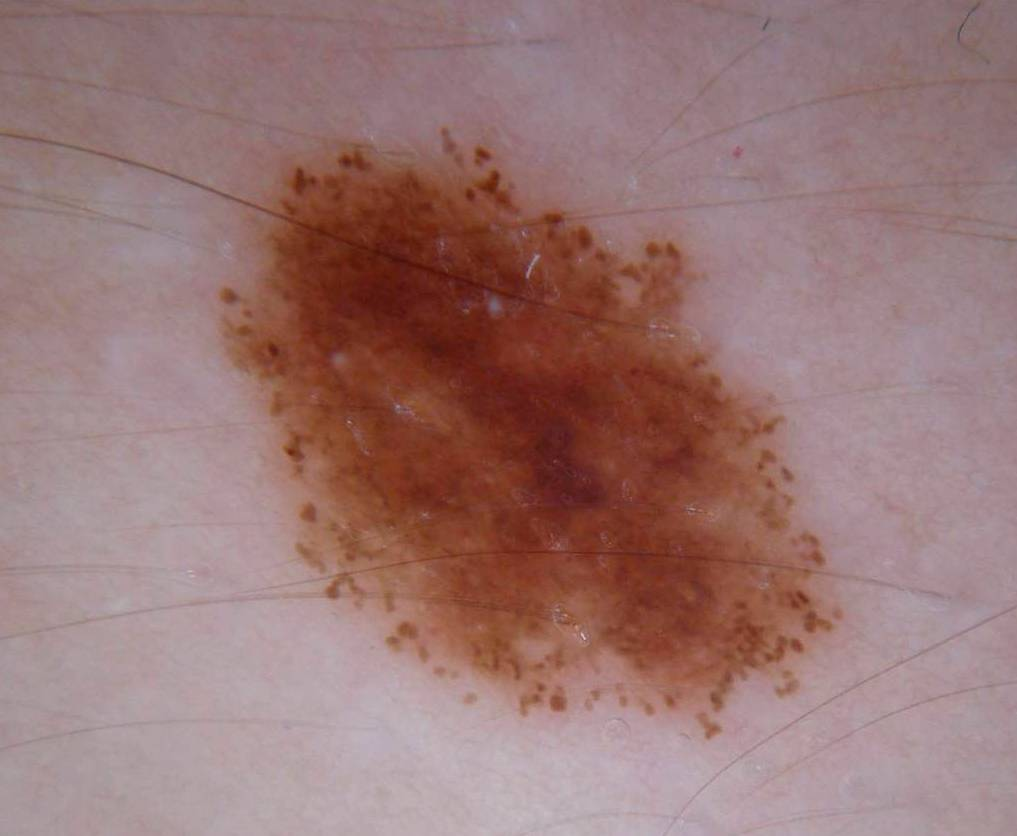
#> input picture ISM/img.jpg, 1017 x 836 px
$ python blackhaat_filtering.py
#> lines starting #> are read from the running program, lines starting #| are printed output that depends on the picture; after the words box and inside, x2 and y2 are one past the last pixel; in counts of white or black regions, pixels touching at a corner belong together

import cv2
import numpy as np


image = cv2.imread("img.jpg")
#> image is the input picture: shape (836, 1017, 3); mean B, G, R 117.2, 118.9, 153.9
image_resize = cv2.resize(image,(1024,1024))
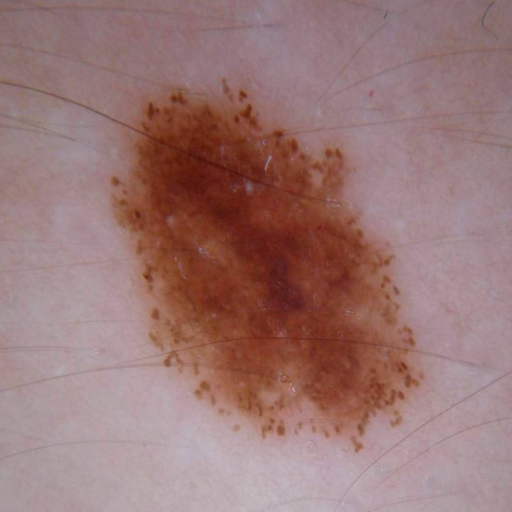
#> image_resize: shape (1024, 1024, 3) (shown at 1/2 size); mean B, G, R 117.1, 118.8, 153.8

grayScale = cv2.cvtColor(image_resize, cv2.COLOR_RGB2GRAY)
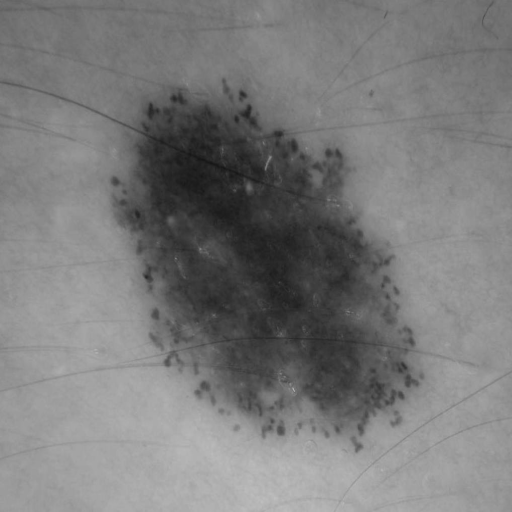
#> grayScale: shape (1024, 1024) (shown at 1/2 size); min 20, max 192, mean 122.3

kernel = cv2.getStructuringElement(1,(17,17))
blackhat = cv2.morphologyEx(grayScale, cv2.MORPH_BLACKHAT, kernel)
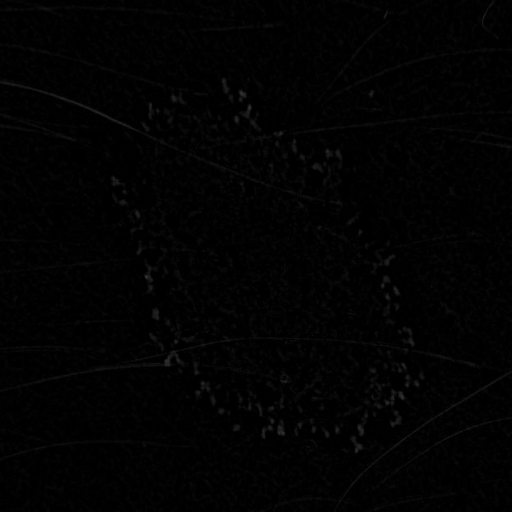
#> blackhat: shape (1024, 1024) (shown at 1/2 size); min 0, max 54, mean 2

ret,threshold = cv2.threshold(blackhat,10,255,cv2.THRESH_BINARY)
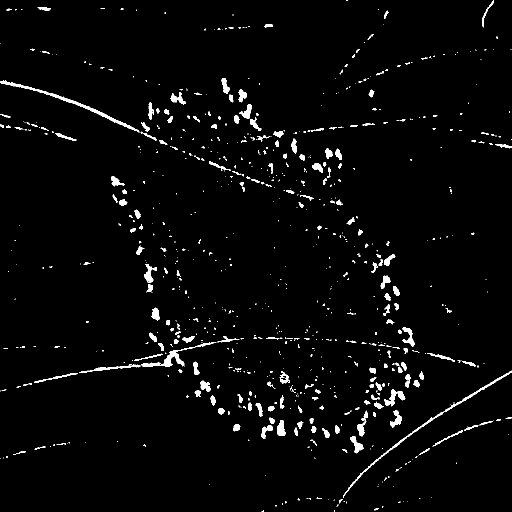
#> threshold: shape (1024, 1024) (shown at 1/2 size); 2.7% white; 804 white regions (581 under 20 px), largest, box (x1, y1, x2, y2) and area: (0, 160, 279, 265) 1541, (686, 741, 1024, 996) 1422, (282, 684, 433, 734) 1080
final_image = cv2.inpaint(image_resize,threshold,1,cv2.INPAINT_TELEA)
cv2.imshow("Display window", final_image)

cv2.waitKey(0)
